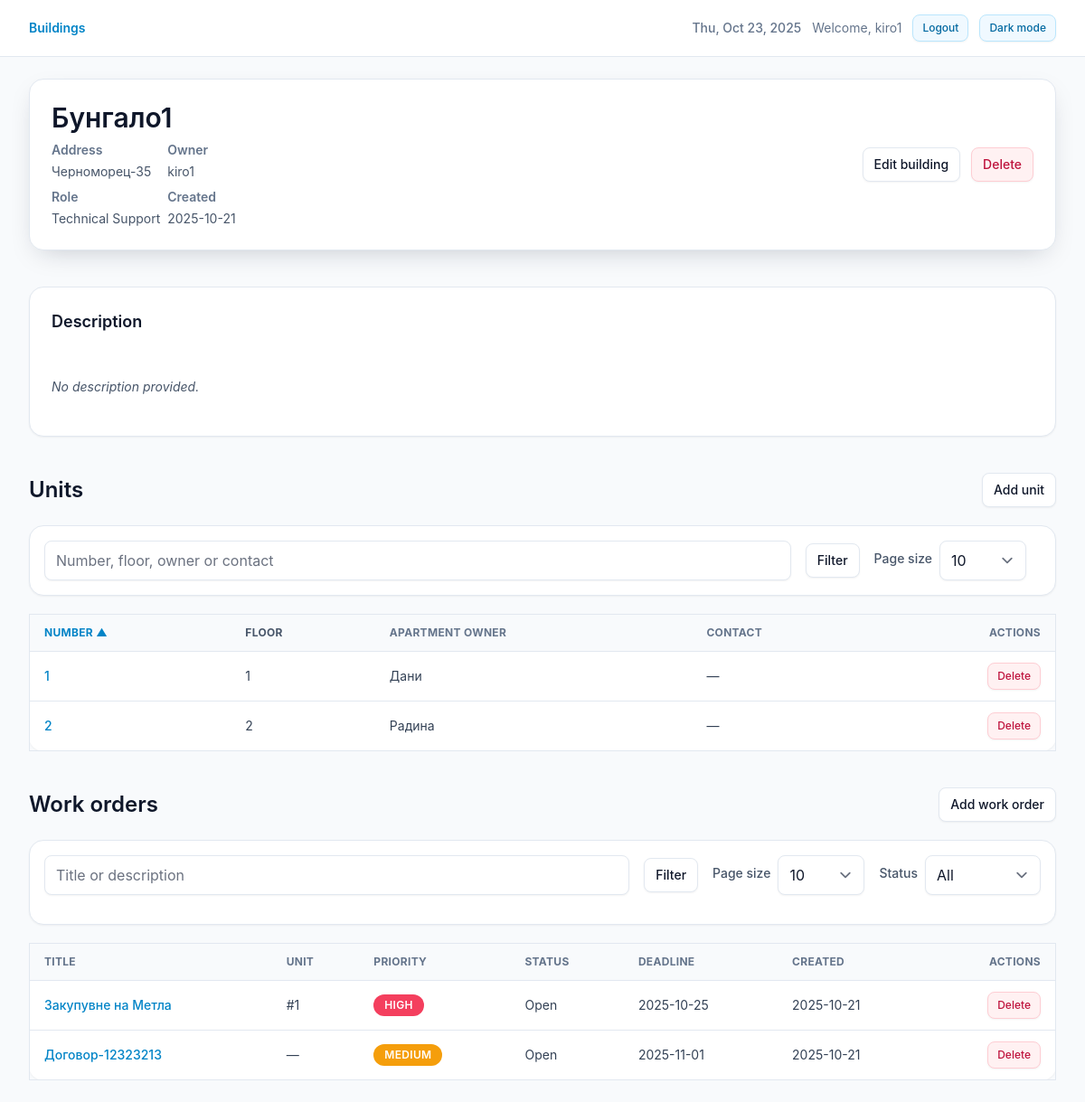
Before: /buildings/4/ (signed in) with the older database file.
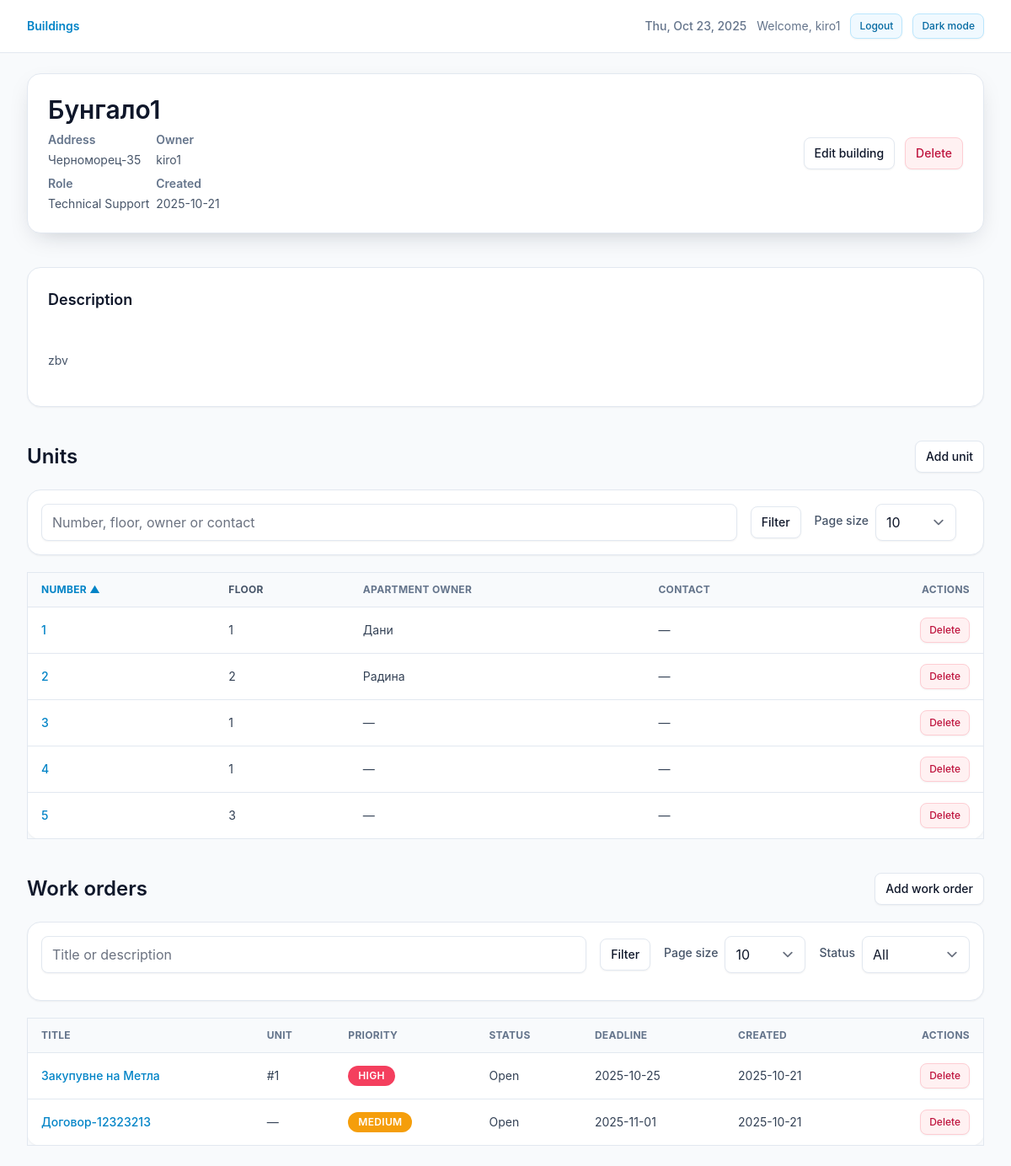
After: the same page with the newer database file.
### core/models.py (models this page shows, shortened)
class TimeStampedModel(models.Model):
    created_at = models.DateTimeField(auto_now_add=True, db_index=True)
    updated_at = models.DateTimeField(auto_now=True)
    class Meta:
        abstract = True

class Unit(TimeStampedModel):
    building = models.ForeignKey(
        Building,
        on_delete=models.CASCADE,
        related_name="units",  # used by counts/annotations
    )
    number = models.CharField("Apartment number", max_length=32)
    floor = models.IntegerField(null=True, blank=True)
    owner_name = models.CharField("Apartment owner", max_length=255, blank=True)
    contact_phone = models.CharField(
        "Contact phone",
        max_length=32,
        blank=True,
        validators=[phone_validator]
    )
    is_occupied = models.BooleanField(default=False)
    description = models.TextField(blank=True)
    objects = UnitQuerySet.as_manager()
    class Meta:
        ordering = ["building_id", "number", "id"]
        constraints = [
            models.UniqueConstraint(
                Lower("number"),
                "building",
                name="unique_unit_number_ci_per_building",
            )
        ]
        indexes = [
            models.Index(fields=["building", "number"]),
        ]

class WorkOrder(TimeStampedModel):
    class Status(models.TextChoices):
        OPEN = "OPEN", "Open"
        IN_PROGRESS = "IN_PROGRESS", "In progress"
        DONE = "DONE", "Done"
    class Priority(models.TextChoices):
        LOW = "LOW", "Low"
        MEDIUM = "MEDIUM", "Medium"
        HIGH = "HIGH", "High"
    building = models.ForeignKey(
        Building,
        on_delete=models.CASCADE,
        related_name="work_orders",  # used by annotations in views
    )
    unit = models.ForeignKey(
        Unit,
        null=True,
        blank=True,
        on_delete=models.SET_NULL,
        related_name="work_orders",
    )
    title = models.CharField(max_length=255)
    description = models.TextField(blank=True)
    status = models.CharField(
        max_length=20,
        choices=Status.choices,
        default=Status.OPEN,
        db_index=True,
    )
    priority = models.CharField(
        max_length=10,
        choices=Priority.choices,
        default=Priority.MEDIUM,
        db_index=True,
    )
    deadline = models.DateField(null=False, blank=False)
    archived_at = models.DateTimeField(null=True, blank=True, db_index=True)
    objects = WorkOrderQuerySet.as_manager()
    class Meta:
        ordering = ["-created_at", "-id"]

class Building(TimeStampedModel):
    class Role(models.TextChoices):
        TECH_SUPPORT = "TECH_SUPPORT", "Technical Support"
        PROPERTY_MANAGER = "PROPERTY_MANAGER", "Property Manager"
        EXTERNAL_CONTRACTOR = "EXTERNAL_CONTRACTOR", "External Contractor"
    owner = models.ForeignKey(
        settings.AUTH_USER_MODEL,
        on_delete=models.CASCADE,
        related_name="buildings",
    )
    name = models.CharField(max_length=255, db_index=True)
    address = models.CharField(max_length=512, blank=True)
    description = models.TextField(blank=True)
    role = models.CharField(
        max_length=32,
        choices=Role.choices,
        default=Role.TECH_SUPPORT,
    )
    objects = BuildingQuerySet.as_manager()
    class Meta:
        ordering = ["name", "id"]

### core/views.py (the view, shortened to what this page needs)
# urls.py: path("buildings/<int:pk>/", views.BuildingDetailView.as_view(), name="building_detail"),
class BuildingDetailView(LoginRequiredMixin, UserPassesTestMixin, DetailView):
    model = Building
    template_name = "core/building_detail.html"
    context_object_name = "building"
    def get_queryset(self):
        return Building.objects.visible_to(self.request.user)
    def test_func(self):
        b = self.get_object()
        return self.request.user.is_staff or b.owner_id == self.request.user.id
    def _get_int(self, key: str, default: int) -> int:
        try:
            return int(self.request.GET.get(key, default))
        except (TypeError, ValueError):
            return default
    def get_context_data(self, **kwargs):
        ctx = super().get_context_data(**kwargs)
        bld = self.object
        u_q = (self.request.GET.get("u_q") or "").strip()
        u_per = self._get_int("u_per", 10)
        u_sort = (self.request.GET.get("u_sort") or "number").strip()
        if u_sort.lstrip("-") not in {"number", "floor", "owner_name"}:
            u_sort = "number"
        units_qs = Unit.objects.filter(building=bld)
        units_qs = units_qs.order_by(u_sort, "id")
        units_page = Paginator(units_qs, u_per).get_page(self.request.GET.get("u_page"))
        ctx.update(
            {
                "units_page": units_page,
                "u_q": u_q,
                "u_per": u_per,
                "u_sort": u_sort,
            }
        )
        w_q = (self.request.GET.get("w_q") or "").strip()
        w_per = self._get_int("w_per", 10)
        w_status = (self.request.GET.get("w_status") or "").strip().upper()
        wo_qs = (
            WorkOrder.objects.visible_to(self.request.user)
            .filter(building=bld, archived_at__isnull=True)  # show active work orders
            .select_related("unit")
            .annotate(
                priority_order=Case(
                    When(priority__iexact="HIGH", then=0),
                    When(priority__iexact="MEDIUM", then=1),
                    When(priority__iexact="LOW", then=2),
                    default=3,
                    output_field=IntegerField(),
                )
            )
        )
        if w_q:
            wo_qs = wo_qs.filter(Q(title__icontains=w_q) | Q(description__icontains=w_q))
        valid_status = {choice[0] for choice in WorkOrder.Status.choices}
        if w_status and w_status in valid_status:
            wo_qs = wo_qs.filter(status=w_status)
        wo_qs = wo_qs.order_by("priority_order", "deadline", "-id")
        workorders_page = Paginator(wo_qs, w_per).get_page(self.request.GET.get("w_page"))
        ctx.update(
            {
                "workorders_page": workorders_page,
                "w_q": w_q,
                "w_per": w_per,
                "w_status": w_status,
                "w_status_choices": WorkOrder.Status.choices,
            }
        )
        return ctx

### core/context_processors.py (called while the page is built)
def theme(request):
    return {
        "theme": request.session.get("theme", "light"),
    }

### core/models.py (called while the page is built)
    def visible_to(self, user):
        if not user or not user.is_authenticated:
            return self.none()
        if user.is_staff or user.is_superuser:
            return self
        return self.filter(owner=user)

    def visible_to(self, user):
        if not user or not user.is_authenticated:
            return self.none()
        if user.is_staff or user.is_superuser:
            return self
        return self.filter(building__owner=user)

### templates/core/building_detail.html (shortened to what the changed rows need)
{% extends "base.html" %}
{% block content %}
<section class="space-y-10">
  <header class="flex flex-col gap-4 rounded-2xl border border-slate-200 bg-white p-6 shadow-card dark:border-slate-700 dark:bg-slate-900 md:flex-row md:items-center md:justify-between">
    <div class="space-y-2">
      <h1 class="text-3xl font-semibold text-brand-foreground dark:text-white break-words hyphens-auto">{{ building.name }}</h1>
      <dl class="grid gap-2 text-sm text-slate-600 dark:text-slate-300 sm:grid-cols-2">
        {% if building.address %}
          <div class="space-y-1">
            <dt class="font-semibold text-slate-500 dark:text-slate-400">Address</dt>
            <dd>{{ building.address }}</dd>
          </div>
        {% endif %}
        {% if building.owner %}
          <div class="space-y-1">
            <dt class="font-semibold text-slate-500 dark:text-slate-400">Owner</dt>
            <dd>{{ building.owner.username }}</dd>
          </div>
        {% endif %}
        <div class="space-y-1">
          <dt class="font-semibold text-slate-500 dark:text-slate-400">Role</dt>
          <dd>{{ building.get_role_display }}</dd>
        </div>
        <div class="space-y-1">
          <dt class="font-semibold text-slate-500 dark:text-slate-400">Created</dt>
          <dd>{{ building.created_at|date:"Y-m-d" }}</dd>
        </div>
      </dl>
    </div>
  </header>
  <article class="rounded-2xl border border-slate-200 bg-white p-6 shadow-sm dark:border-slate-700 dark:bg-slate-900">
    <h2 class="text-lg font-semibold text-brand-foreground dark:text-white">Description</h2>
    <p class="mt-2 whitespace-pre-line text-sm text-slate-600 dark:text-slate-300">
      {% if building.description %}
        {{ building.description }}
      {% else %}
        <em>No description provided.</em>
      {% endif %}
    </p>
  </article>
  <section class="space-y-5">
    <div class="flex flex-wrap items-center justify-between gap-3">
      <h2 class="text-2xl font-semibold text-brand-foreground dark:text-white">Units</h2>
    </div>
    <div class="hidden overflow-x-auto md:block">
      <table class="min-w-full divide-y divide-slate-200 rounded-2xl border border-slate-200 bg-white text-sm shadow-sm dark:divide-slate-700 dark:border-slate-700 dark:bg-slate-900">
        <thead class="bg-slate-50 dark:bg-slate-800">
          <tr class="text-left text-xs font-semibold uppercase tracking-wide text-slate-500 dark:text-slate-300">
            <th class="px-4 py-3">
              {% with field='number' %}
                {% if u_sort == field %}
                  <a class="flex items-center gap-1 text-sky-600" href="?u_sort=-number{% if u_q %}&u_q={{ u_q|urlencode }}{% endif %}{% if u_per %}&u_per={{ u_per }}{% endif %}">Number ▲</a>
                {% elif u_sort == '-'|add:field %}
                  <a class="flex items-center gap-1 text-sky-600" href="?u_sort=number{% if u_q %}&u_q={{ u_q|urlencode }}{% endif %}{% if u_per %}&u_per={{ u_per }}{% endif %}">Number ▼</a>
                {% else %}
                  <a class="flex items-center gap-1 text-slate-600 hover:text-sky-600 dark:text-slate-200" href="?u_sort=number{% if u_q %}&u_q={{ u_q|urlencode }}{% endif %}{% if u_per %}&u_per={{ u_per }}{% endif %}">Number</a>
                {% endif %}
              {% endwith %}
            </th>
            <th class="px-4 py-3">
              {% with field='floor' %}
                {% if u_sort == field %}
                  <a class="flex items-center gap-1 text-sky-600" href="?u_sort=-floor{% if u_q %}&u_q={{ u_q|urlencode }}{% endif %}{% if u_per %}&u_per={{ u_per }}{% endif %}">Floor ▲</a>
                {% elif u_sort == '-'|add:field %}
                  <a class="flex items-center gap-1 text-sky-600" href="?u_sort=floor{% if u_q %}&u_q={{ u_q|urlencode }}{% endif %}{% if u_per %}&u_per={{ u_per }}{% endif %}">Floor ▼</a>
                {% else %}
                  <a class="flex items-center gap-1 text-slate-600 hover:text-sky-600 dark:text-slate-200" href="?u_sort=floor{% if u_q %}&u_q={{ u_q|urlencode }}{% endif %}{% if u_per %}&u_per={{ u_per }}{% endif %}">Floor</a>
                {% endif %}
              {% endwith %}
            </th>
            <th class="px-4 py-3">Apartment owner</th>
            <th class="px-4 py-3">Contact</th>
            <th class="px-4 py-3 text-right">Actions</th>
          </tr>
        </thead>
        <tbody class="divide-y divide-slate-200 dark:divide-slate-800">
          {% for u in units_page %}
            <tr class="text-sm text-slate-700 dark:text-slate-200">
              <td class="px-4 py-3 font-medium text-sky-600 dark:text-sky-300">
                <a class="break-words hyphens-auto" href="{% url 'unit_update' u.id %}">{{ u.number }}</a>
              </td>
              <td class="px-4 py-3">{{ u.floor }}</td>
              <td class="px-4 py-3">{{ u.owner_name|default:"—" }}</td>
              <td class="px-4 py-3">{{ u.contact_phone|default:"—" }}</td>
              <td class="px-4 py-3 text-right">
                <a class="btn btn-danger btn-sm" href="{% url 'unit_delete' u.id %}">Delete</a>
              </td>
            </tr>
          {% empty %}
            <tr>
              <td colspan="5" class="px-4 py-6 text-center text-slate-500 dark:text-slate-300">No units.</td>
            </tr>
          {% endfor %}
        </tbody>
      </table>
    </div>
  </section>
  <section class="space-y-5">
    <div class="flex flex-wrap items-center justify-between gap-3">
      <h2 class="text-2xl font-semibold text-brand-foreground dark:text-white">Work orders</h2>
    </div>
    <div class="hidden overflow-x-auto md:block">
      <table class="min-w-full divide-y divide-slate-200 rounded-2xl border border-slate-200 bg-white text-sm shadow-sm dark:divide-slate-700 dark:border-slate-700 dark:bg-slate-900">
        <thead class="bg-slate-50 dark:bg-slate-800">
          <tr class="text-left text-xs font-semibold uppercase tracking-wide text-slate-500 dark:text-slate-300">
            <th class="px-4 py-3">Title</th>
            <th class="px-4 py-3">Unit</th>
            <th class="px-4 py-3">Priority</th>
            <th class="px-4 py-3">Status</th>
            <th class="px-4 py-3">Deadline</th>
            <th class="px-4 py-3">Created</th>
            <th class="px-4 py-3 text-right">Actions</th>
          </tr>
        </thead>
        <tbody class="divide-y divide-slate-200 dark:divide-slate-800">
          {% if workorders_page and workorders_page.object_list %}
            {% for w in workorders_page.object_list %}
              <tr class="text-sm text-slate-700 dark:text-slate-200">
                <td class="px-4 py-3 font-medium text-sky-600 dark:text-sky-300">
                  <a class="break-words hyphens-auto" href="{% url 'work_order_update' w.id %}">{{ w.title }}</a>
                </td>
                <td class="px-4 py-3">{% if w.unit_id %}#{{ w.unit.number }}{% else %}—{% endif %}</td>
                <td class="px-4 py-3">
                  <span class="priority-badge {% if w.priority == 'HIGH' %}priority-badge--high{% elif w.priority == 'MEDIUM' %}priority-badge--medium{% else %}priority-badge--low{% endif %}">
                    {{ w.get_priority_display }}
                  </span>
                </td>
                <td class="px-4 py-3">{{ w.get_status_display }}</td>
                <td class="px-4 py-3">{% if w.deadline %}{{ w.deadline|date:"Y-m-d" }}{% else %}—{% endif %}</td>
                <td class="px-4 py-3">{{ w.created_at|date:"Y-m-d" }}</td>
                <td class="px-4 py-3 text-right space-x-2">
                  <a class="btn btn-danger btn-sm" href="{% url 'work_order_delete' w.id %}?building={{ building.id }}">Delete</a>
                </td>
              </tr>
            {% endfor %}
          {% else %}
            <tr>
              <td colspan="7" class="px-4 py-6 text-center text-slate-500 dark:text-slate-300">No work orders for this building.</td>
            </tr>
          {% endif %}
        </tbody>
      </table>
    </div>
  </section>
</section>
{% endblock %}

Changed rows visible on the page:
changed Building "Бунгало1": description (not shown) → "zbv"
added Unit: number "3", floor "1", owner_name "—", contact_phone "—"
added Unit: number "4", floor "1", owner_name "—", contact_phone "—"
added Unit: number "5", floor "3", owner_name "—", contact_phone "—"
Other visible differences:
text no longer shown: "No description provided."
